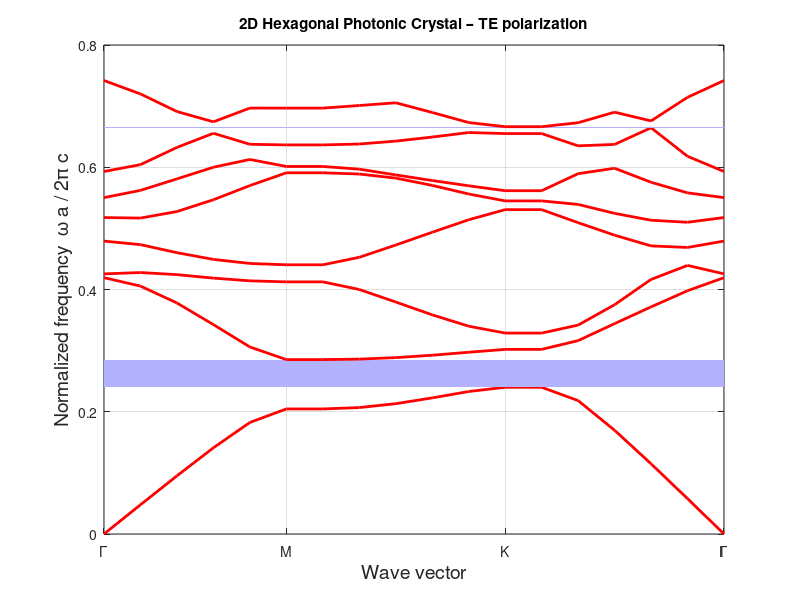
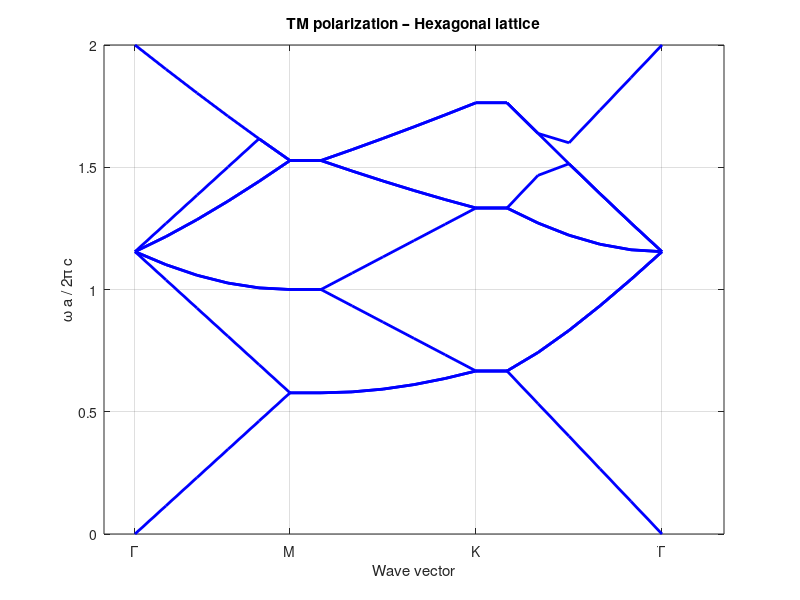
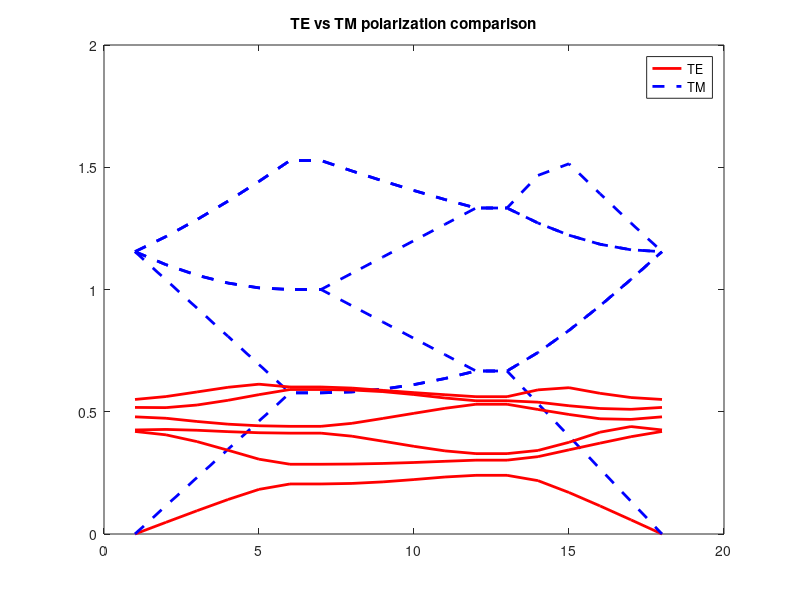

The MATLAB source for these figures, in order: (Note: a time limit stopped this script after it produced the figures.)
%------------------------------------------------------------
% Plane Wave Expansion method for 2D Photonic Crystal
% Hexagonal (HCP) lattice
% TE polarization
% Based on lecturer's square-lattice code
%------------------------------------------------------------

clear all; clf;

%------------------------------------------------------------
% PHYSICAL PARAMETERS
%------------------------------------------------------------

% Lattice constant
a = 75e-9;              % meters

% Radius of air hole
r = 20e-9;              % meters

% Permittivities
eps1 = 9;               % background dielectric
eps2 = 1;               % air holes (voids)

%------------------------------------------------------------
% NUMERICAL PARAMETERS
%------------------------------------------------------------

precis = 6;             % number of k-points between symmetry points
nG = 4;                 % plane wave expansion order
precisStruct = 40;      % unit cell discretization

%------------------------------------------------------------
% REAL-SPACE LATTICE VECTORS (HEXAGONAL)
%------------------------------------------------------------

a1 = [a, 0];
a2 = [a/2, sqrt(3)*a/2];

% Area of the hexagonal unit cell
Acell = abs(det([a1; a2]));

%------------------------------------------------------------
% DISCRETIZATION OF THE UNIT CELL
%------------------------------------------------------------

nx = 1;
for u = 0:precisStruct
    ny = 1;
    for v = 0:precisStruct

        % Coordinates inside hexagonal unit cell
        x = (u/precisStruct)*a1(1) + (v/precisStruct)*a2(1);
        y = (u/precisStruct)*a1(2) + (v/precisStruct)*a2(2);

        % Center of the hole
        xc = (a1(1)+a2(1))/3;
        yc = (a1(2)+a2(2))/3;

        % Definition of circular air hole
        if sqrt((x-xc)^2 + (y-yc)^2) < r
            struct(nx,ny) = 1/eps2;
        else
            struct(nx,ny) = 1/eps1;
        end

        xSet(nx) = x;
        ySet(ny) = y;

        ny = ny + 1;
    end
    nx = nx + 1;
end

% Mesh element area
dS = Acell / precisStruct^2;

% Mesh grids
xMesh = meshgrid(xSet(1:end-1));
yMesh = meshgrid(ySet(1:end-1))';

% Normalized inverse dielectric function
structMesh = struct(1:end-1,1:end-1) * dS / Acell;

%------------------------------------------------------------
% RECIPROCAL LATTICE VECTORS (HEXAGONAL)
%------------------------------------------------------------

b1 = (2*pi/a)*[1, -1/sqrt(3)];
b2 = (2*pi/a)*[0,  2/sqrt(3)];

numG = 1;
for m = -nG:nG
    for n = -nG:nG
        G(numG,:) = m*b1 + n*b2;
        numG = numG + 1;
    end
end
numG = numG - 1;

%------------------------------------------------------------
% k-PATH IN HEXAGONAL BRILLOUIN ZONE (Γ–M–K–Γ)
%------------------------------------------------------------

GAMMA = [0, 0];
M = [pi/a, pi/(sqrt(3)*a)];
K = [4*pi/(3*a), 0];

kpath = [];

for t = linspace(0,1,precis)
    kpath = [kpath; (1-t)*GAMMA + t*M];
end
for t = linspace(0,1,precis)
    kpath = [kpath; (1-t)*M + t*K];
end
for t = linspace(0,1,precis)
    kpath = [kpath; (1-t)*K + t*GAMMA];
end

kx = kpath(:,1)';
ky = kpath(:,2)';

%------------------------------------------------------------
% FOURIER COEFFICIENTS OF INVERSE DIELECTRIC FUNCTION
%------------------------------------------------------------

for p = 1:numG
    for q = 1:numG
        CN2D_N(p,q) = sum(sum( structMesh .* ...
            exp(1i*((G(p,1)-G(q,1))*xMesh + ...
                    (G(p,2)-G(q,2))*yMesh)) ));
    end
end

%------------------------------------------------------------
% MATRIX OPERATOR FOR TE POLARIZATION
%------------------------------------------------------------

for kidx = 1:length(kx)
    for p = 1:numG
        for q = 1:numG
            Mmat(kidx,p,q) = CN2D_N(p,q) * ...
                ((kx(kidx)+G(p,1))*(kx(kidx)+G(q,1)) + ...
                 (ky(kidx)+G(p,2))*(ky(kidx)+G(q,2)));
        end
    end
end

% ------------------------------------------------------------
% MATRIX OPERATOR FOR TM POLARIZATION
%------------------------------------------------------------

for kidx = 1:length(kx)
    for p = 1:numG
        for q = 1:numG
            if p == q
                Mmat_TM(kidx,p,q) = ...
                    (kx(kidx)+G(p,1))^2 + (ky(kidx)+G(p,2))^2;
            else
                Mmat_TM(kidx,p,q) = 0;
            end
        end
    end
end


%------------------------------------------------------------
% EIGENVALUE PROBLEM AND BAND STRUCTURE
%------------------------------------------------------------

for kidx = 1:length(kx)
    MM = squeeze(Mmat(kidx,:,:));
    [~,V] = eig(MM);
    dispe(:,kidx) = sqrt(real(diag(V))) * a / (2*pi);
end

%------------------------------------------------------------
% TM BAND STRUCTURE COMPUTATION
%------------------------------------------------------------

for kidx = 1:length(kx)
    MM_TM = squeeze(Mmat_TM(kidx,:,:));
    [~,V_TM] = eig(MM_TM);
    dispe_TM(:,kidx) = sqrt(real(diag(V_TM))) * a / (2*pi);
end

%% ---------------- TE bands ----------------
figure(1);
hold on; box on;

nbands = 8;

for n = 1:nbands
    plot(abs(dispe(n,:)),'r','LineWidth',2);

    % Detection of complete band gap
    if n < nbands
        if min(dispe(n+1,:)) > max(dispe(n,:))
            rectangle('Position',[1, max(dispe(n,:)), ...
                length(kx)-1, ...
                min(dispe(n+1,:))-max(dispe(n,:))], ...
                'FaceColor',[0.7 0.7 1], 'EdgeColor','none');
        end
    end
end

set(gca,'XTick',[1 precis 2*precis 3*precis]);
set(gca,'XTickLabel',{'\Gamma','M','K','\Gamma'});
xlabel('Wave vector','FontSize',14);
ylabel('Normalized frequency  \omega a / 2\pi c','FontSize',14);
title('2D Hexagonal Photonic Crystal – TE polarization');
xlim([1 length(kx)]);
grid on;


%% ---------------- TM bands ----------------
figure(2);
hold on; box on;

for n = 1:nbands
    plot(abs(dispe_TM(n,:)),'b','LineWidth',2);
end

set(gca,'XTick',[1 precis 2*precis 3*precis]);
set(gca,'XTickLabel',{'\Gamma','M','K','\Gamma'});
xlabel('Wave vector');
ylabel('\omega a / 2\pi c');
title('TM polarization – Hexagonal lattice');
grid on;
%%
figure(3);
hold on; box on;

for n = 1:6
    plot(abs(dispe(n,:)),'r','LineWidth',2);      % TE
    plot(abs(dispe_TM(n,:)),'b--','LineWidth',2); % TM
end

legend('TE','TM');
title('TE vs TM polarization comparison');


%% ============================================================
% STEP 3 : COMPLETE PHOTONIC BAND GAP MAP vs r/a (TE ONLY)
%============================================================

% Range of r/a values
r_ratio = 0.15 : 0.02 : 0.45;

gap_low  = NaN(size(r_ratio));
gap_high = NaN(size(r_ratio));

nbands_gap = 8;   % number of bands to check for gaps

for ir = 1:length(r_ratio)

    %--------------------------------------------------------
    % Update radius
    %--------------------------------------------------------
    r = r_ratio(ir) * a;

    %--------------------------------------------------------
    % Recompute unit cell (same as before)
    %--------------------------------------------------------
    nx = 1;
    for u = 0:precisStruct
        ny = 1;
        for v = 0:precisStruct

            x = (u/precisStruct)*a1(1) + (v/precisStruct)*a2(1);
            y = (u/precisStruct)*a1(2) + (v/precisStruct)*a2(2);

            xc = (a1(1)+a2(1))/3;
            yc = (a1(2)+a2(2))/3;

            if sqrt((x-xc)^2 + (y-yc)^2) < r
                struct(nx,ny) = 1/eps2;
            else
                struct(nx,ny) = 1/eps1;
            end

            xSet(nx) = x;
            ySet(ny) = y;

            ny = ny + 1;
        end
        nx = nx + 1;
    end

    structMesh = struct(1:end-1,1:end-1) * dS / Acell;

    %--------------------------------------------------------
    % Fourier coefficients
    %--------------------------------------------------------
    for p = 1:numG
        for q = 1:numG
            CN2D_N(p,q) = sum(sum( structMesh .* ...
                exp(1i*((G(p,1)-G(q,1))*xMesh + ...
                        (G(p,2)-G(q,2))*yMesh)) ));
        end
    end

    %--------------------------------------------------------
    % TE band structure
    %--------------------------------------------------------
   for kidx = 1:length(kx)

    % Force Mmat to be 2D (important!)
    Mmat2D = zeros(numG,numG);

    for p = 1:numG
        for q = 1:numG
            Mmat2D(p,q) = CN2D_N(p,q) * ...
                ((kx(kidx)+G(p,1))*(kx(kidx)+G(q,1)) + ...
                 (ky(kidx)+G(p,2))*(ky(kidx)+G(q,2)));
        end
    end

    [~,V] = eig(Mmat2D);
    omega(:,kidx) = sqrt(real(diag(V))) * a / (2*pi);
end


    %--------------------------------------------------------
    % Detection of COMPLETE band gaps
    %--------------------------------------------------------
    for n = 1:nbands_gap-1
        if min(omega(n+1,:)) > max(omega(n,:))
            gap_low(ir)  = max(omega(n,:));
            gap_high(ir) = min(omega(n+1,:));
            break;
        end
    end

end

%------------------------------------------------------------
% PLOT : Complete PBG vs r/a
%------------------------------------------------------------

figure;
hold on; box on;

for i = 1:length(r_ratio)
    if ~isnan(gap_low(i))
        plot([r_ratio(i) r_ratio(i)], ...
             [gap_low(i) gap_high(i)], ...
             'r','LineWidth',4);
    end
end

xlabel('r / a','FontSize',14);
ylabel('Normalized frequency  \omega a / 2\pi c','FontSize',14);
title('Complete TE Photonic Band Gap vs r/a (Hexagonal lattice)');
grid on;
